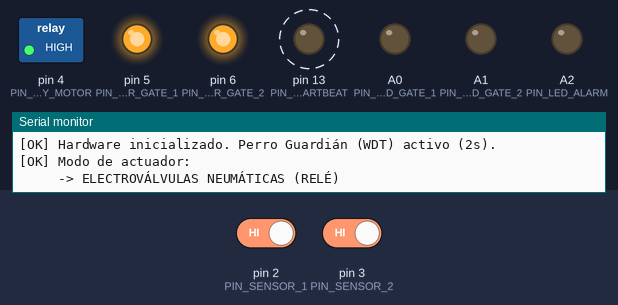
The sketch below on a simulated Arduino Uno, built with avr-gcc and run on an emulated ATmega328P. Shown: switched loads named in the sketch (green lamp = pin HIGH), output pins drawn as LEDs (lit = HIGH), the last lines printed to the serial monitor. Dashed ring = blinking. The inputs (shaded band) are chosen by the test bench; at power-on: pin 2 (PIN_SENSOR_1) HIGH, pin 3 (PIN_SENSOR_2) HIGH.

Above: at 1.2 s.
1.3 s: pin 2 (PIN_SENSOR_1) driven LOW
At 1.9 s:
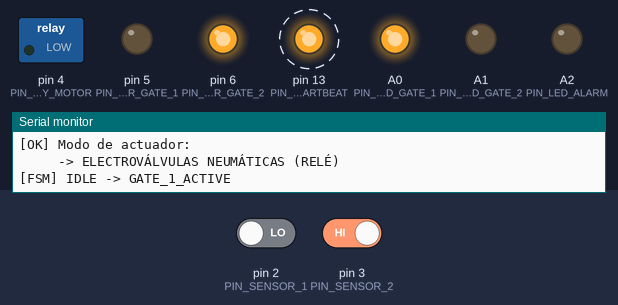
4.3 s: pin 3 (PIN_SENSOR_2) driven LOW
7.3 s: pin 2 (PIN_SENSOR_1) driven HIGH
10.3 s: pin 3 (PIN_SENSOR_2) driven HIGH
At 10.9 s:
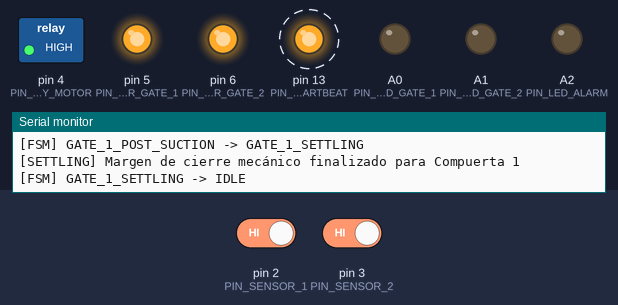
13.3 s: pin 3 (PIN_SENSOR_2) driven LOW
At 14.75 s:
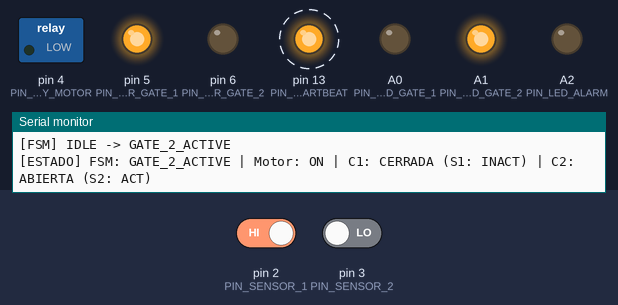
16.3 s: pin 2 (PIN_SENSOR_1) driven LOW and pin 3 (PIN_SENSOR_2) driven HIGH
At 20.15 s:
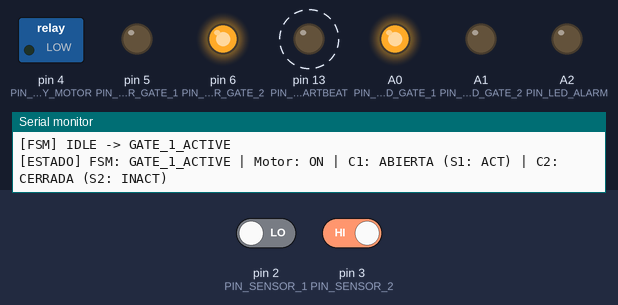
Timing chart, 0 to 20.3 s (numbered marks = the images above; inputs shaded):
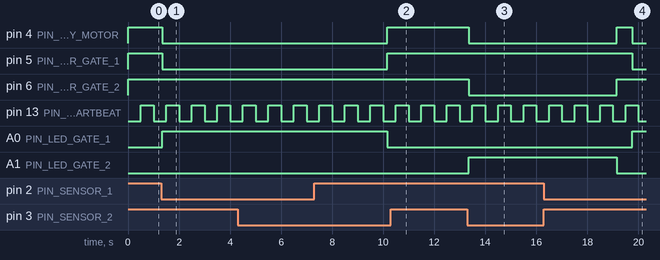

The sketch:

succionadora-industrial-arduino.ino
```cpp
/**
 * ==============================================================================
 * PROYECTO: CONTROLADOR DE DOBLE COMPUERTA PARA SUCCIONADORA INDUSTRIAL
 * ARCHIVO PRINCIPAL: succionadora-industrial-arduino.ino
 * MICROCONTROLADOR: Arduino Mega 2560 (Microchip ATmega2560 @ 16 MHz)
 *                  (Retrocompatible con Uno / Nano ATmega328P)
 * ==============================================================================
 * SISTEMA:
 * - Sistema de extracción neumática/vacío para lavandería industrial.
 * - 2 Sensores de proximidad para detección de prendas por compuerta.
 * - 2 Compuertas mecánicas (actuadores por relé o servomotores).
 * - 1 Motor de turbina/succión de alta potencia común (relé de potencia Active LOW).
 * - Enclavamiento mutuo estricto (Interlock) por FSM no bloqueante.
 * - Temporización de post-succión (2.8s) y retardo de descompresión/sellado mecánico.
 * - Perro guardián de hardware (Watchdog Timer - WDT 2s) con prevención de bootloop
 *   específica para bootloaders ATmega2560.
 * ==============================================================================
 */

#include <avr/wdt.h>
#include "Config.h"
#include "DebouncedSensor.h"
#include "GateActuator.h"
#include "SuctionController.h"

// ==============================================================================
// PROTECCIÓN DE BOOTLOADER ANTE WATCHDOG EN ATmega2560 (SECCIÓN .init3)
// ==============================================================================
// En microcontroladores ATmega2560, si el WDT reinicia el microcontrolador,
// el bit WDRF en MCUSR debe borrarse inmediatamente antes de la inicialización
// de C para evitar un bucle de reinicios rápidos (bootloop infinito).
void wdt_init(void) __attribute__((naked)) __attribute__((section(".init3")));
void wdt_init(void) {
    MCUSR = 0;
    wdt_disable();
}

// ==============================================================================
// INSTANCIACIÓN DE SUBSISTEMAS Y COMPONENTES
// ==============================================================================

// Sensores de proximidad digitales con filtro antirrebote
DebouncedSensor sensor1(PIN_SENSOR_1, SENSOR_PIN_MODE, SENSOR_ACTIVE_STATE, DEBOUNCE_TIME_MS);
DebouncedSensor sensor2(PIN_SENSOR_2, SENSOR_PIN_MODE, SENSOR_ACTIVE_STATE, DEBOUNCE_TIME_MS);

// Actuadores de compuertas (Relé o Servo según Config.h)
GateActuator gate1(PIN_ACTUATOR_GATE_1, "Compuerta 1");
GateActuator gate2(PIN_ACTUATOR_GATE_2, "Compuerta 2");

// Controlador principal con lógica FSM y enclavamiento
SuctionController controller(sensor1, sensor2, gate1, gate2, PIN_RELAY_MOTOR, PIN_LED_ALARM);

// ==============================================================================
// VARIABLES DE TELEMETRÍA Y CONTROL TEMPORAL
// ==============================================================================
static unsigned long lastHeartbeatTime = 0;
static unsigned long lastTelemetryTime = 0;
static bool heartbeatLedState = false;

// ==============================================================================
// SETUP (INICIALIZACIÓN DE HARDWARE)
// ==============================================================================
void setup() {
    // 1. Inicialización de la consola de diagnóstico industrial
#if ENABLE_SERIAL_DIAGNOSTICS
    Serial.begin(SERIAL_BAUD_RATE);
    while (!Serial && millis() < 1000); // Espera máx 1 seg para conexión USB
    Serial.println();
    Serial.println(F("========================================================"));
    Serial.println(F("  SISTEMA INDUSTRIAL DE SUCCIÓN - DOBLE COMPUERTA       "));
    Serial.println(F("  Firmware v1.1.0 | Arduino Mega 2560 (ATmega2560)     "));
    Serial.println(F("========================================================"));
#endif

    // 2. Configurar pines de señalización LED
    pinMode(PIN_LED_HEARTBEAT, OUTPUT);
    pinMode(PIN_LED_GATE_1, OUTPUT);
    pinMode(PIN_LED_GATE_2, OUTPUT);
    digitalWrite(PIN_LED_HEARTBEAT, LOW);
    digitalWrite(PIN_LED_GATE_1, LOW);
    digitalWrite(PIN_LED_GATE_2, LOW);

    // 3. Inicializar sensores y actuadores
    sensor1.begin();
    sensor2.begin();
    gate1.begin();
    gate2.begin();

    // 4. Inicializar controlador FSM
    controller.begin();

    // 5. Configurar Perro Guardián de Hardware (Watchdog Timer - WDT a 2 Segundos)
    // En entornos industriales con contactores de alta potencia y descargas inducidas,
    // el WDT previene bloqueos por perturbaciones electromagnéticas (EMI).
    wdt_enable(WDTO_2S);

#if ENABLE_SERIAL_DIAGNOSTICS
    Serial.println(F("[OK] Hardware inicializado. Perro Guardián (WDT) activo (2s)."));
    Serial.println(F("[OK] Modo de actuador: "));
#if defined(ACTUATOR_MODE_SERVO)
    Serial.println(F("     -> SERVOMOTORES PWM"));
#else
    Serial.println(F("     -> ELECTROVÁLVULAS NEUMÁTICAS (RELÉ)"));
#endif
#endif
}

// ==============================================================================
// LOOP PRINCIPAL (100% NO BLOQUEANTE)
// ==============================================================================
void loop() {
    // 1. Refrescar el perro guardián en cada iteración del bucle
    wdt_reset();

    // 2. Muestreo y filtrado antirrebote de entradas digitales
    sensor1.update();
    sensor2.update();

    // 3. Actualización de la máquina de estados finitos y enclavamiento
    controller.update();

    // 4. Actualización de LEDs indicadores de tablero
    digitalWrite(PIN_LED_GATE_1, gate1.isOpen() ? HIGH : LOW);
    digitalWrite(PIN_LED_GATE_2, gate2.isOpen() ? HIGH : LOW);

    // 5. Latido de vida (Heartbeat LED)
    unsigned long currentMillis = millis();
    if (currentMillis - lastHeartbeatTime >= HEARTBEAT_PERIOD_MS) {
        lastHeartbeatTime = currentMillis;
        heartbeatLedState = !heartbeatLedState;
        digitalWrite(PIN_LED_HEARTBEAT, heartbeatLedState ? HIGH : LOW);
    }

    // 6. Telemetría periódica por puerto serie (opcional para SCADA / Depuración)
#if ENABLE_SERIAL_DIAGNOSTICS
    if (currentMillis - lastTelemetryTime >= 2000UL) {
        lastTelemetryTime = currentMillis;

        Serial.print(F("[ESTADO] FSM: "));
        Serial.print(controller.getStateName());
        Serial.print(F(" | Motor: "));
        Serial.print(controller.isMotorRunning() ? F("ON") : F("OFF"));
        Serial.print(F(" | C1: "));
        Serial.print(gate1.isOpen() ? F("ABIERTA") : F("CERRADA"));
        Serial.print(F(" (S1: "));
        Serial.print(sensor1.isActive() ? F("ACT)") : F("INACT)"));
        Serial.print(F(" | C2: "));
        Serial.print(gate2.isOpen() ? F("ABIERTA") : F("CERRADA"));
        Serial.print(F(" (S2: "));
        Serial.print(sensor2.isActive() ? F("ACT)") : F("INACT)"));
        Serial.println();
    }
#endif
}
```

DebouncedSensor.h
```cpp
/**
 * ==============================================================================
 * PROYECTO: CONTROLADOR DE DOBLE COMPUERTA PARA SUCCIONADORA INDUSTRIAL
 * ARCHIVO: DebouncedSensor.h
 * ==============================================================================
 * Descripción:
 * Manejador no bloqueante para sensores digitales industriales con filtro
 * antirrebote temporal (Debounce) y detección de flancos.
 * ==============================================================================
 */

#ifndef DEBOUNCED_SENSOR_H
#define DEBOUNCED_SENSOR_H

#include <Arduino.h>

class DebouncedSensor {
public:
    DebouncedSensor(uint8_t pin, uint8_t pinModeVal, uint8_t activeLevel, unsigned long debounceDelayMs)
        : _pin(pin),
          _pinMode(pinModeVal),
          _activeLevel(activeLevel),
          _debounceDelayMs(debounceDelayMs),
          _rawState(HIGH),
          _debouncedState(HIGH),
          _lastRawState(HIGH),
          _lastDebounceTime(0),
          _justActivated(false),
          _justDeactivated(false) {}

    void begin() {
        pinMode(_pin, _pinMode);
        _rawState = digitalRead(_pin);
        _debouncedState = _rawState;
        _lastRawState = _rawState;
        _lastDebounceTime = millis();
        _justActivated = false;
        _justDeactivated = false;
    }

    /**
     * Debe llamarse en cada iteración del bucle principal.
     * Evalúa el pin de forma no bloqueante y actualiza los flags de flanco.
     */
    void update() {
        _justActivated = false;
        _justDeactivated = false;

        uint8_t reading = digitalRead(_pin);
        unsigned long currentMillis = millis();

        // Si la lectura instantánea difiere de la última registrada, reiniciamos el cronómetro
        if (reading != _lastRawState) {
            _lastDebounceTime = currentMillis;
        }

        // Si ha transcurrido el tiempo de debounce requerido sin cambios, aceptamos el estado
        if ((currentMillis - _lastDebounceTime) >= _debounceDelayMs) {
            if (reading != _debouncedState) {
                _debouncedState = reading;

                if (_debouncedState == _activeLevel) {
                    _justActivated = true;
                } else {
                    _justDeactivated = true;
                }
            }
        }

        _lastRawState = reading;
        _rawState = reading;
    }

    /**
     * Retorna verdadero si el sensor se encuentra establemente en su estado activo.
     */
    bool isActive() const {
        return (_debouncedState == _activeLevel);
    }

    /**
     * Retorna verdadero si ocurrió la transición inactiva -> activa en esta iteración.
     */
    bool isJustActivated() const {
        return _justActivated;
    }

    /**
     * Retorna verdadero si ocurrió la transición activa -> inactiva en esta iteración.
     */
    bool isJustDeactivated() const {
        return _justDeactivated;
    }

    /**
     * Retorna la lectura instantánea sin filtrar (para diagnóstico o telemetría).
     */
    uint8_t readRaw() const {
        return _rawState;
    }

private:
    const uint8_t _pin;
    const uint8_t _pinMode;
    const uint8_t _activeLevel;
    const unsigned long _debounceDelayMs;

    uint8_t _rawState;
    uint8_t _debouncedState;
    uint8_t _lastRawState;
    unsigned long _lastDebounceTime;

    bool _justActivated;
    bool _justDeactivated;
};

#endif // DEBOUNCED_SENSOR_H
```

GateActuator.h
```cpp
/**
 * ==============================================================================
 * PROYECTO: CONTROLADOR DE DOBLE COMPUERTA PARA SUCCIONADORA INDUSTRIAL
 * ARCHIVO: GateActuator.h
 * ==============================================================================
 * Descripción:
 * Abstracción de control para actuadores de compuerta.
 * Soporta de manera transparente tanto electroválvulas neumáticas (vía relé)
 * como servomotores mecánicos (vía modulación PWM).
 * ==============================================================================
 */

#ifndef GATE_ACTUATOR_H
#define GATE_ACTUATOR_H

#include <Arduino.h>
#include "Config.h"

#if defined(ACTUATOR_MODE_SERVO)
  #include <Servo.h>
#endif

class GateActuator {
public:
    GateActuator(uint8_t pin, const char* name)
        : _pin(pin),
          _name(name),
          _isOpen(false) {}

    void begin() {
#if defined(ACTUATOR_MODE_SERVO)
        _servo.attach(_pin);
        close();
#else
        // Modo Relé / Electroválvula Neumática
        pinMode(_pin, OUTPUT);
        // En reposo, compuerta cerrada (relé desenergizado)
        digitalWrite(_pin, RELAY_INACTIVE_LEVEL);
        _isOpen = false;
#endif
    }

    void open() {
        if (_isOpen) return;

#if defined(ACTUATOR_MODE_SERVO)
        _servo.write(SERVO_GATE_OPEN_ANGLE);
#else
        // Activa la electroválvula neumática para abrir la trampilla
        digitalWrite(_pin, RELAY_ACTIVE_LEVEL);
#endif
        _isOpen = true;
    }

    void close() {
        if (!_isOpen) {
            // Asegurar el estado físico en el inicio
#if defined(ACTUATOR_MODE_SERVO)
            _servo.write(SERVO_GATE_CLOSED_ANGLE);
#else
            digitalWrite(_pin, RELAY_INACTIVE_LEVEL);
#endif
            return;
        }

#if defined(ACTUATOR_MODE_SERVO)
        _servo.write(SERVO_GATE_CLOSED_ANGLE);
#else
        // Desenergiza la electroválvula (retorno por resorte neumático a posición cerrada)
        digitalWrite(_pin, RELAY_INACTIVE_LEVEL);
#endif
        _isOpen = false;
    }

    bool isOpen() const {
        return _isOpen;
    }

    const char* getName() const {
        return _name;
    }

private:
    const uint8_t _pin;
    const char* _name;
    bool _isOpen;

#if defined(ACTUATOR_MODE_SERVO)
    Servo _servo;
#endif
};

#endif // GATE_ACTUATOR_H
```

SuctionController.h
```cpp
/**
 * ==============================================================================
 * PROYECTO: CONTROLADOR DE DOBLE COMPUERTA PARA SUCCIONADORA INDUSTRIAL
 * ARCHIVO: SuctionController.h
 * ==============================================================================
 * Descripción:
 * Máquina de Estados Finitos (FSM) y lógica de enclavamiento mutuo (Interlock)
 * para el control de compuertas y motor de succión.
 * ==============================================================================
 */

#ifndef SUCTION_CONTROLLER_H
#define SUCTION_CONTROLLER_H

#include <Arduino.h>
#include "Config.h"
#include "DebouncedSensor.h"
#include "GateActuator.h"

// ==============================================================================
// DEFINICIÓN DE ESTADOS DE LA MÁQUINA DE ESTADOS FINITOS (FSM)
// ==============================================================================
enum SystemState {
    STATE_IDLE,                 // Reposo: motor apagado, ambas compuertas cerradas
    STATE_GATE1_ACTIVE,         // C1 activa: Compuerta 1 abierta, motor encendido, C2 bloqueada
    STATE_GATE1_POST_SUCTION,   // C1 post-succión: Temporizador de evacuación de prenda en curso
    STATE_GATE1_SETTLING,       // C1 retardo mecánico: Motor apagado, cerrando C1, enclavamiento total
    STATE_GATE2_ACTIVE,         // C2 activa: Compuerta 2 abierta, motor encendido, C1 bloqueada
    STATE_GATE2_POST_SUCTION,   // C2 post-succión: Temporizador de evacuación de prenda en curso
    STATE_GATE2_SETTLING,       // C2 retardo mecánico: Motor apagado, cerrando C2, enclavamiento total
    STATE_SAFETY_TIMEOUT        // Alarma de seguridad: Sensor obstruido de forma continua (> tiempo límite)
};

class SuctionController {
public:
    SuctionController(DebouncedSensor& sensor1,
                      DebouncedSensor& sensor2,
                      GateActuator& gate1,
                      GateActuator& gate2,
                      uint8_t motorRelayPin,
                      uint8_t alarmLedPin);

    void begin();
    void update();

    // Consultas de estado
    SystemState getState() const;
    const char* getStateName() const;
    bool isMotorRunning() const;
    unsigned long getActiveElapsedTime() const;

private:
    DebouncedSensor& _sensor1;
    DebouncedSensor& _sensor2;
    GateActuator& _gate1;
    GateActuator& _gate2;
    const uint8_t _motorRelayPin;
    const uint8_t _alarmLedPin;

    SystemState _currentState;
    unsigned long _stateTimer;           // Timestamp de inicio del temporizador actual
    unsigned long _continuousRunTimer;   // Timestamp para detección de sensor atascado
    uint8_t _lastServedGate;             // 1 o 2 (para arbitraje equitativo en empates)

    // Métodos auxiliares de hardware
    void startMotor();
    void stopMotor();
    void setAlarm(bool active);
    void changeState(SystemState newState);

    // Métodos de manejo por estado
    void handleIdle();
    void handleGateActive(uint8_t gateNum);
    void handlePostSuction(uint8_t gateNum);
    void handleSettling(uint8_t gateNum);
    void handleSafetyTimeout();

    // Resolución de prioridades en caso de activación simultánea
    uint8_t resolveSimultaneousTrigger();
};

#endif // SUCTION_CONTROLLER_H
```

Source omitted: SuctionController.cpp (9915 bytes), Config.h (6038 bytes)

Measured:
- after the input at 1.3 s, pin 4 (PIN_RELAY_MOTOR), pin 5 (PIN_ACTUATOR_GATE_1): HIGH → LOW after 0.05 s; A0 (PIN_LED_GATE_1): LOW → HIGH after 0.05 s
- after the input at 7.3 s, pin 4 (PIN_RELAY_MOTOR), pin 5 (PIN_ACTUATOR_GATE_1): LOW → HIGH after 2.9 s; A0 (PIN_LED_GATE_1): HIGH → LOW after 2.9 s
- after the input at 10.3 s, pin 4 (PIN_RELAY_MOTOR), pin 6 (PIN_ACTUATOR_GATE_2): stays HIGH (without the input it goes to LOW after 0.45 s); A1 (PIN_LED_GATE_2): stays LOW (without the input it goes to HIGH after 0.46 s)
- after the input at 13.3 s, pin 4 (PIN_RELAY_MOTOR), pin 6 (PIN_ACTUATOR_GATE_2): HIGH → LOW after 0.05 s; A1 (PIN_LED_GATE_2): LOW → HIGH after 0.05 s
- after the input at 16.3 s, pin 4 (PIN_RELAY_MOTOR): LOW → HIGH after 2.9 s, → LOW 0.60 s later; pin 5 (PIN_ACTUATOR_GATE_1): HIGH → LOW after 3.5 s; pin 6 (PIN_ACTUATOR_GATE_2): LOW → HIGH after 2.9 s; A0 (PIN_LED_GATE_1): LOW → HIGH after 3.5 s; A1 (PIN_LED_GATE_2): HIGH → LOW after 2.9 s
- by itself, pin 13 (PIN_LED_HEARTBEAT): alternates HIGH for 0.50 s and LOW for 0.50 s
